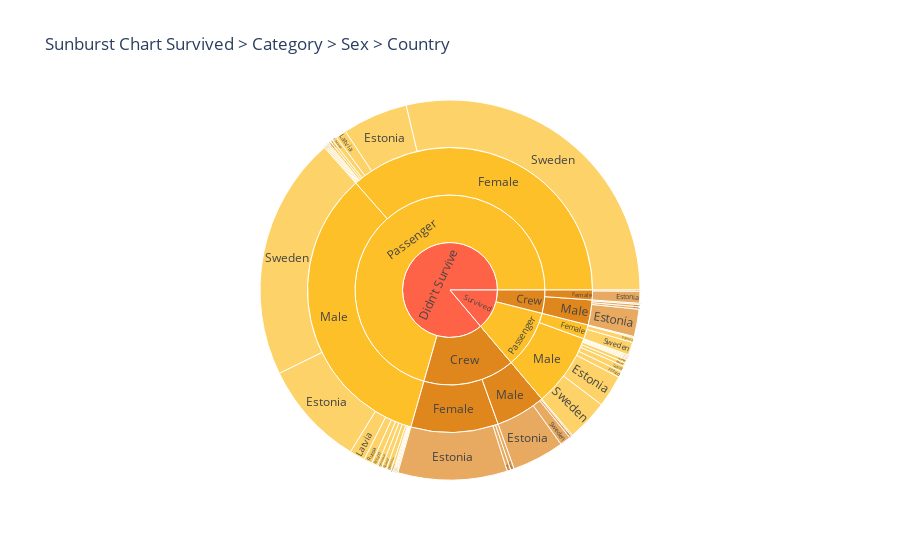

This figure's notebook cell:
### Markdown cell above
**Note:** From the correlation matrix and the plots of relative and absolute values we can conclude that:
<li>Male crews more likely to survive the sinking.
<li>People aged between 20 and 40 years had a higher survival rate.
<li>Men had a higher survival rate than women.
<li>The crew had a higher survival rate than the passengers.
    
    
We can see all the rates on an interactive chart called sunburst.

### Code cell
orange_black = ['#fdc029', '#df861d', '#FF6347', '#aa3d01', '#a30e15', '#800000', '#171820']
fig = px.sunburst(data_frame=Data,
                  path=['Survived', 'Category', 'Sex', 'Country'],
                  color='Category',
                  color_discrete_sequence=orange_black,
                  maxdepth=-1,
                  title='Sunburst Chart Survived > Category > Sex > Country')

fig.show()

### Figure 1 — Plotly figure (JSON) as saved in the notebook; plotly's stock layout.template omitted (floating-point values rounded to 4 significant figures)
{"data": [{"branchvalues": "total", "customdata": [["Passenger"], ["Passenger"], ["Crew"], ["Crew"], ["Crew"], ["Passenger"], ["Crew"], ["Passenger"], ["Passenger"], ["Passenger"], ["(?)"], ["Crew"], ["Passenger"], ["Passenger"], ["Passenger"], ["Passenger"], ["Crew"], ["Crew"], ["Crew"], ["Passenger"], ["Crew"], ["Passenger"], ["Passenger"], ["Passenger"], ["Crew"], ["Crew"], ["Passenger"], ["Crew"], ["Crew"], ["Passenger"], ["Crew"], ["Crew"], ["Passenger"], ["Passenger"], ["Passenger"], ["Passenger"], ["Passenger"], ["Passenger"], ["Passenger"], ["Crew"], ["Crew"], ["Passenger"], ["Crew"], ["Crew"], ["Passenger"], ["Passenger"], ["Passenger"], ["Passenger"], ["Passenger"], ["Passenger"], ["Passenger"], ["Passenger"], ["Passenger"], ["Passenger"], ["Passenger"], ["Passenger"], ["Passenger"], ["Passenger"], ["Passenger"], ["Passenger"], ["Passenger"], ["Passenger"], ["Passenger"], ["(?)"]], "domain": {"x": [0, 1], "y": [0, 1]}, "hovertemplate": "labels=%{label}<br>count=%{value}<br>parent=%{parent}<br>id=%{id}<br>Category=%{customdata[0]}<extra></extra>", "ids": ["Didn't Survive/Passenger/Male", "Survived/Passenger/Female/Sweden", "Didn't Survive/Crew/Female/Russia", "Survived/Crew/Male/Finland", "Didn't Survive/Crew/Male/Finland", "Survived/Passenger/Male/Estonia", "Survived/Crew/Male/Sweden", "Didn't Survive/Passenger/Male/Lithuania", "Survived/Passenger/Male/Germany", "Didn't Survive/Passenger/Male/Russia", "Didn't Survive", "Didn't Survive/Crew/Male/Russia", "Didn't Survive/Passenger/Male/Denmark", "Didn't Survive/Passenger/Female/Denmark", "Didn't Survive/Passenger/Female/Canada", "Survived/Passenger/Female/Estonia", "Didn't Survive/Crew/Female/Sweden", "Survived/Crew/Male/Russia", "Survived/Crew/Female/Sweden", "Didn't Survive/Passenger/Female/Sweden", "Didn't Survive/Crew/Male/Sweden", "Didn't Survive/Passenger/Female/Belarus", "Didn't Survive/Passenger/Female", "Survived/Passenger/Male/Sweden", "Didn't Survive/Crew/Female", "Survived/Crew/Female", "Survived/Passenger/Female", "Didn't Survive/Crew/Male", "Survived/Crew/Male", "Survived/Passenger/Male", "Didn't Survive/Crew", "Survived/Crew", "Didn't Survive/Passenger", "Survived/Passenger", "Didn't Survive/Passenger/Male/Sweden", "Survived/Passenger/Male/Norway", "Didn't Survive/Passenger/Male/Morocco", "Didn't Survive/Passenger/Female/Norway", "Survived/Passenger/Male/Denmark", "Didn't Survive/Crew/Female/Estonia", "Survived/Crew/Female/Estonia", "Didn't Survive/Passenger/Female/Estonia", "Didn't Survive/Crew/Male/Estonia", "Survived/Crew/Male/Estonia", "Didn't Survive/Passenger/Male/Estonia", "Didn't Survive/Passenger/Female/Finland", "Didn't Survive/Passenger/Male/Finland", "Survived/Passenger/Male/Finland", "Didn't Survive/Passenger/Female/France", "Didn't Survive/Passenger/Male/Norway", "Didn't Survive/Passenger/Female/Germany", "Didn't Survive/Passenger/Male/Great Britain", "Survived/Passenger/Male/Great Britain", "Didn't Survive/Passenger/Female/Latvia", "Survived/Passenger/Female/Latvia", "Didn't Survive/Passenger/Male/Latvia", "Survived/Passenger/Male/Latvia", "Didn't Survive/Passenger/Female/Lithuania", "Survived/Passenger/Male/Lithuania", "Didn't Survive/Passenger/Male/Netherlands", "Survived/Passenger/Male/Netherlands", "Didn't Survive/Passenger/Male/Nigeria", "Didn't Survive/Passenger/Male/Germany", "Survived"], "labels": ["Male", "Sweden", "Russia", "Finland", "Finland", "Estonia", "Sweden", "Lithuania", "Germany", "Russia", "Didn't Survive", "Russia", "Denmark", "Denmark", "Canada", "Estonia", "Sweden", "Russia", "Sweden", "Sweden", "Sweden", "Belarus", "Female", "Sweden", "Female", "Female", "Female", "Male", "Male", "Male", "Crew", "Crew", "Passenger", "Passenger", "Sweden", "Norway", "Morocco", "Norway", "Denmark", "Estonia", "Estonia", "Estonia", "Estonia", "Estonia", "Estonia", "Finland", "Finland", "Finland", "France", "Norway", "Germany", "Great Britain", "Great Britain", "Latvia", "Latvia", "Latvia", "Latvia", "Lithuania", "Lithuania", "Netherlands", "Netherlands", "Nigeria", "Germany", "Survived"], "marker": {"colors": ["#fdc029", "#fdc029", "#df861d", "#df861d", "#df861d", "#fdc029", "#df861d", "#fdc029", "#fdc029", "#fdc029", "#FF6347", "#df861d", "#fdc029", "#fdc029", "#fdc029", "#fdc029", "#df861d", "#df861d", "#df861d", "#fdc029", "#df861d", "#fdc029", "#fdc029", "#fdc029", "#df861d", "#df861d", "#fdc029", "#df861d", "#df861d", "#fdc029", "#df861d", "#df861d", "#fdc029", "#fdc029", "#fdc029", "#fdc029", "#fdc029", "#fdc029", "#fdc029", "#df861d", "#df861d", "#fdc029", "#df861d", "#df861d", "#fdc029", "#fdc029", "#fdc029", "#fdc029", "#fdc029", "#fdc029", "#fdc029", "#fdc029", "#fdc029", "#fdc029", "#fdc029", "#fdc029", "#fdc029", "#fdc029", "#fdc029", "#fdc029", "#fdc029", "#fdc029", "#fdc029", "#FF6347"]}, "maxdepth": -1, "name": "", "parents": ["Didn't Survive/Passenger", "Survived/Passenger/Female", "Didn't Survive/Crew/Female", "Survived/Crew/Male", "Didn't Survive/Crew/Male", "Survived/Passenger/Male", "Survived/Crew/Male", "Didn't Survive/Passenger/Male", "Survived/Passenger/Male", "Didn't Survive/Passenger/Male", "", "Didn't Survive/Crew/Male", "Didn't Survive/Passenger/Male", "Didn't Survive/Passenger/Female", "Didn't Survive/Passenger/Female", "Survived/Passenger/Female", "Didn't Survive/Crew/Female", "Survived/Crew/Male", "Survived/Crew/Female", "Didn't Survive/Passenger/Female", "Didn't Survive/Crew/Male", "Didn't Survive/Passenger/Female", "Didn't Survive/Passenger", "Survived/Passenger/Male", "Didn't Survive/Crew", "Survived/Crew", "Survived/Passenger", "Didn't Survive/Crew", "Survived/Crew", "Survived/Passenger", "Didn't Survive", "Survived", "Didn't Survive", "Survived", "Didn't Survive/Passenger/Male", "Survived/Passenger/Male", "Didn't Survive/Passenger/Male", "Didn't Survive/Passenger/Female", "Survived/Passenger/Male", "Didn't Survive/Crew/Female", "Survived/Crew/Female", "Didn't Survive/Passenger/Female", "Didn't Survive/Crew/Male", "Survived/Crew/Male", "Didn't Survive/Passenger/Male", "Didn't Survive/Passenger/Female", "Didn't Survive/Passenger/Male", "Survived/Passenger/Male", "Didn't Survive/Passenger/Female", "Didn't Survive/Passenger/Male", "Didn't Survive/Passenger/Female", "Didn't Survive/Passenger/Male", "Survived/Passenger/Male", "Didn't Survive/Passenger/Female", "Survived/Passenger/Female", "Didn't Survive/Passenger/Male", "Survived/Passenger/Male", "Didn't Survive/Passenger/Female", "Survived/Passenger/Male", "Didn't Survive/Passenger/Male", "Survived/Passenger/Male", "Didn't Survive/Passenger/Male", "Didn't Survive/Passenger/Male", ""], "type": "sunburst", "values": [337, 11, 3, 1, 1, 27, 2, 1, 3, 7, 852, 2, 4, 1, 1, 4, 3, 2, 1, 284, 9, 1, 361, 35, 98, 11, 16, 56, 28, 82, 154, 39, 698, 98, 205, 3, 2, 2, 1, 92, 10, 55, 44, 23, 89, 4, 5, 5, 1, 4, 1, 1, 1, 9, 1, 13, 5, 2, 1, 1, 1, 1, 4, 137]}], "layout": {"legend": {"tracegroupgap": 0}, "sunburstcolorway": ["#fdc029", "#df861d", "#FF6347", "#aa3d01", "#a30e15", "#800000", "#171820"], "title": {"text": "Sunburst Chart Survived > Category > Sex > Country"}}}
